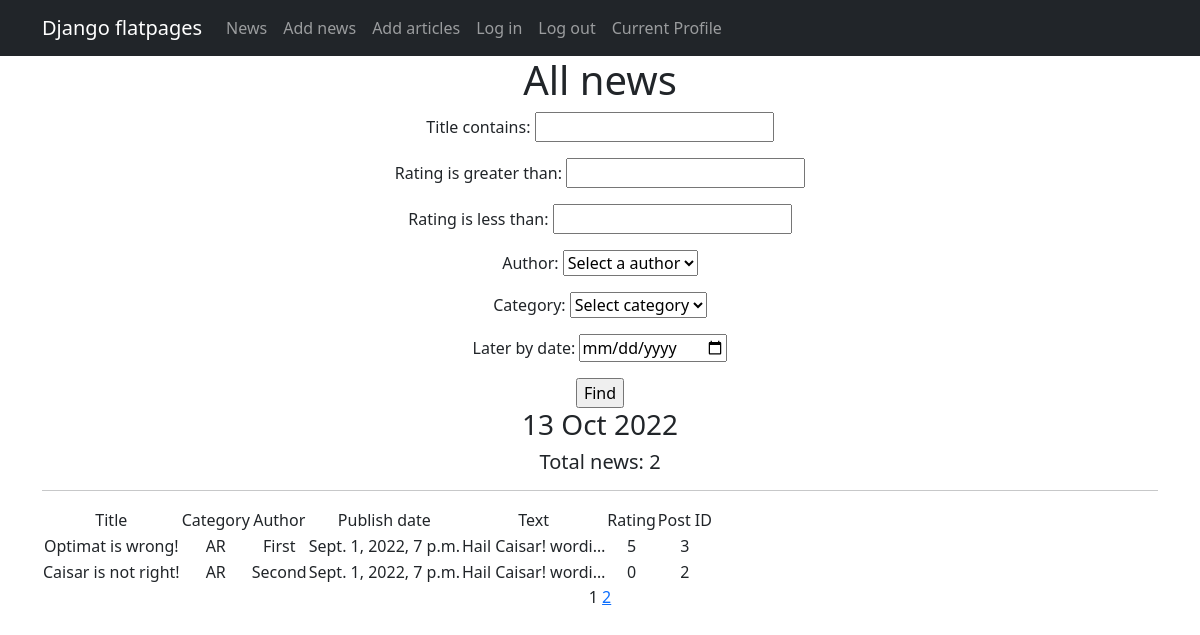
The page /news/ on the database as committed earlier.
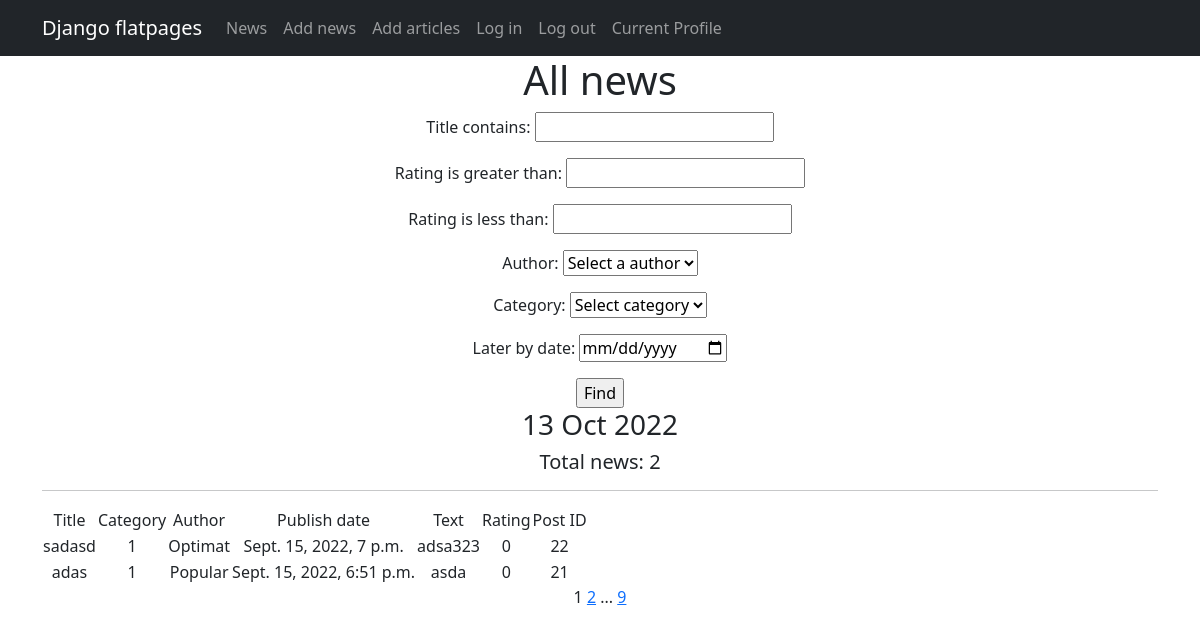
The same page on the database as committed later.
### newsapp/models.py (models this page shows, shortened)
class Post(models.Model):
    author = models.ForeignKey(Author, on_delete=models.CASCADE)
    NEWS = 'NW'
    ARTICLE = 'AR'
    CATEGORY_CHOICES = (
        (NEWS, 'News'),
        (ARTICLE, 'Article'),
    )
    categoryType = models.CharField(max_length=2, choices=CATEGORY_CHOICES, default=ARTICLE)
    dateCreation = models.DateTimeField(auto_now_add=True)
    postCategory = models.ManyToManyField(Category, through='PostCategory')
    title = models.CharField(max_length=128)
    text = models.TextField()
    rating = models.SmallIntegerField(default=0)

class Author(models.Model):
    authorUser = models.OneToOneField(User, on_delete=models.CASCADE)
    ratingAuthor = models.SmallIntegerField(default=0)
    def __str__(self):
        return f'{self.authorUser.username}'

### newsapp/views.py (the view)
# urls.py: path('', NEWS.as_view(), name='news'),
class NEWS (ListView):
    model = Post
    ordering = '-dateCreation'    # sort by date
    template_name = 'news.html'
    context_object_name = 'news'
    paginate_by = 2
    def get_queryset(self):
        queryset = super().get_queryset()
        self.filterset = PostFilter(self.request.GET, queryset)
        return self.filterset.qs
    def get_context_data(self, **kwargs):
        context = super().get_context_data(**kwargs)
        context['filterset'] = self.filterset
        return context

### newsapp/models.py (called while the page is built)
    def __str__(self):
        return f'{self.name}'

### newsapp/templatetags/custom_filters.py (called while the page is built)
@register.filter()
def scensor(text):
    ban_words = ('редиска', 'bla')
    if not isinstance(text, str):
        raise TypeError(f"unresolved type '{type(text)}' expected  type 'str'")
    for word in text.split():
        if word.lower() in ban_words:
            text = text.replace(word, f"{'Hail Caisar! '}")
    return text

### newsapp/templatetags/custom_tags.py (called while the page is built)
@register.simple_tag()
def ctime(format_string='%d %b %Y'):
    return datetime.utcnow().strftime(format_string)

@register.simple_tag(takes_context=True)
def url_replace(context, **kwargs):
    d = context['request'].GET.copy()
    for k, v in kwargs.items():
        d[k] = v
    return d.urlencode()

### newsapp/templates/news.html (shortened to what this page needs)
{% extends 'flatpages/default.html' %}
{% load custom_filters %}
{% load custom_tags %}
{% block content %}
    <h1>All news</h1>
    <form action="" method="get">
        {{ filterset.form.as_p }}
        <input type="submit" value="Find"/>
    </form>
    <h3>{% ctime '%d %b %Y' %}</h3>
    <h5>Total news: {{ news|length }} </h5>
    <hr>
    {% if news %}
        <table>
            <tr>
                <td> Title </td>
                <td> Category </td>
                <td> Author </td>
                <td> Publish date </td>
                <td> Text </td>
                <td> Rating </td>
                <td> Post ID </td>
            </tr>
            {% for new in news %}
            <tr>
                <td>{{ new.title }}</td>
                <td>{{ new.categoryType }}</td>
                <td>{{ new.author.authorUser.username }}</td>
                <td>{{ new.dateCreation }}</td>
                <td>{{ new.text|scensor|truncatechars:20 }}</td>
                <td>{{ new.rating }}</td>
                <td>{{ new.id }}</td>
                <td>
                </td>
            </tr>
            {% endfor %}
        </table>
    {% else %}
        <h2> Too lazy to write </h2>
    {% endif %}
   {{ page_obj.number }}
   {% if page_obj.has_next %}
       <a href="?{% url_replace page=page_obj.next_page_number %}">{{ page_obj.next_page_number }}</a>
       {% if paginator.num_pages != page_obj.next_page_number %}
           ...
           <a href="?{% url_replace page=page_obj.paginator.num_pages %}">{{ page_obj.paginator.num_pages }}</a>
       {% endif %}
   {% endif %}
{% endblock content %}

### newsapp/templates/flatpages/default.html (shortened to what this page needs)
<!DOCTYPE html>
<html lang="en">
    <head>
        {% load static %}
        <link href="{% static 'css/styles.css' %}" rel="stylesheet" />
        </head>
    <body>
        <nav class="navbar navbar-expand-lg navbar-dark bg-dark static-top">
            <div class="container">
                <a class="navbar-brand" href ='#'>Django flatpages </a>
                <div class="collapse navbar-collapse" id="navbarResponsive">
                    <ul class="navbar-nav ml-auto">
                        <li class="nav-item active">
                            <a class="nav-link" href="/news/">News
                            </a>
                        </li>
                        <li class="nav-item">
                            <a class="nav-link" href="/news/post/create">Add news</a>
                        </li>
                        <li class="nav-item">
                            <a class="nav-link" href="/news/article/create">Add articles</a>
                        </li>
                        <li class="nav-item">
                            <a class="nav-link" href="/accounts/login">Log in</a>
                        </li>
                        <li class="nav-item">
                            <a class="nav-link" href="/accounts/logout">Log out</a>
                        </li>
                        <li class="nav-item">
                            <a class="nav-link" href="/news/profile/{{ user.id }}/update">Current Profile</a>
                        </li>
                    </ul>
                </div>
            </div>
        </nav>
        <div class="container">
    <div class="row">
        <div class="col-lg-12 text-center">
            {% block content %}{% endblock content %}
        </div>
    </div>
</div>
    </body>
</html>

Rows that differ between the two databases and show on the page:
no longer on this page (row unchanged): Post: title "Optimat is wrong!", categoryType "AR", author.authorUser.username "First", dateCreation "Sept. 1, 2022, 7 p.m.", text|scensor "Hail Caisar! wordi…", rating "5", id "3"
no longer on this page (row unchanged): Post: title "Caisar is not right!", categoryType "AR", author.authorUser.username "Second", dateCreation "Sept. 1, 2022, 7 p.m.", text|scensor "Hail Caisar! wordi…", rating "0", id "2"
added Post: title "sadasd", categoryType "1", author.authorUser.username "Optimat", dateCreation "Sept. 15, 2022, 7 p.m.", text|scensor "adsa323", rating "0", id "22"
added Post: title "adas", categoryType "1", author.authorUser.username "Popular", dateCreation "Sept. 15, 2022, 6:51 p.m.", text|scensor "asda", rating "0", id "21"
Other text that changed with them:
{{ page_obj.paginator.num_pages }}: (not shown) → "9"
